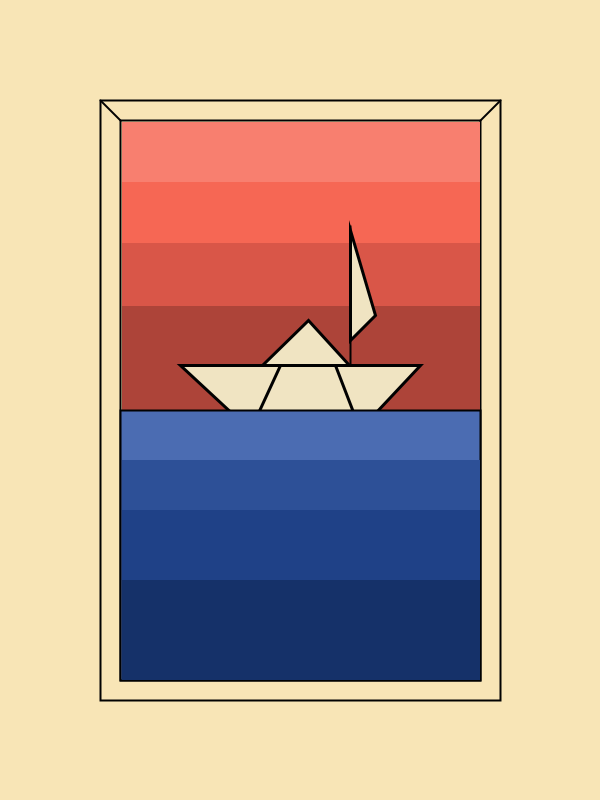
Frame 1 (no input)
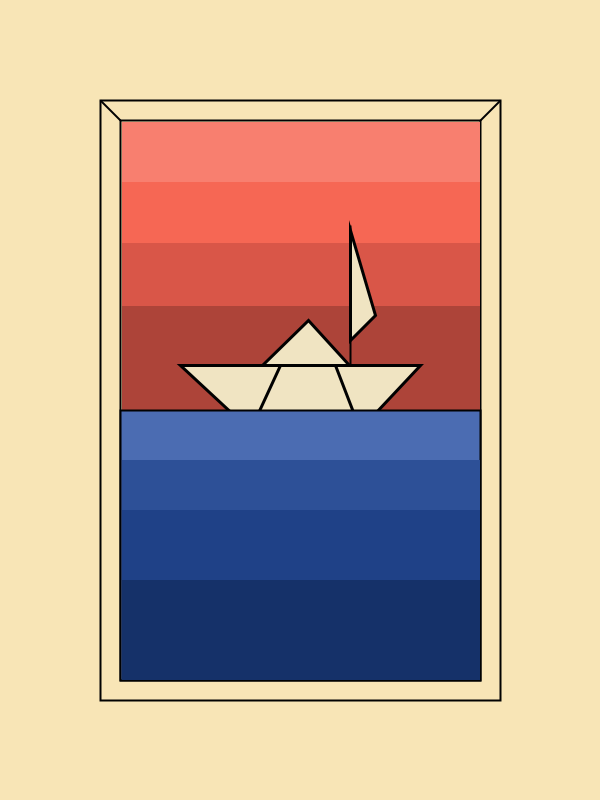
Frame 60 (the mouse pressed at the canvas centre just before this capture)
Frame 120 (the mouse held since frame 60 and released just before this capture): identical to frame 60, image omitted

The Processing sketch that drew these frames (run headless with seeded random() and noise(); from frame 60 on, the mouse is pressed at the canvas centre):

// Processing sketch: Shape_Piece
// ── Shape_Piece.pde
void setup() {
  size(600, 800);
}

void draw() {
  background(#F8E5B6);
  //frame
  stroke(2);
  strokeWeight(2);
  fill(#F8E5B6);
  rect(100, 100, 400, 600);
  rect(120, 120, 360, 560);
  line(100, 100, 120, 120);
  line(480, 120, 500, 100);

  //sun + sunset
  noStroke();
  fill(#f66754);
  rect(122, 122, 358, 512);
  fill(#d95648);
  rect(122, 243, 358, 323);
  fill(#f87f6f);
  rect(122, 122, 358, 60);
  fill(#ad4439);
  rect(122, 306, 358, 290);


  //little boat
  fill(#f0e4c2);
  stroke(1);
  strokeWeight(3);
  quad(180, 365, 420, 365, 359, 430, 250, 430);
  line(280, 365, 250, 430);
  line(335, 365, 360, 430);
  triangle(308, 320, 262, 365, 349, 365);
  triangle(350, 230, 375, 315, 350, 340);


  strokeWeight(2);
  strokeCap(SQUARE);
  line(350, 225, 350, 365);

  //water
  fill(#4b6cb2);
  rect(120, 410, 360, 270);

  //water gradient
  noStroke();
  fill(#3b5ea4);
  rect(122, 460, 358, 200);
  fill(#2d5097);
  rect(122, 460, 358, 190);
  fill(#1f4187);
  rect(122, 510, 358, 120);
  fill(#153169);
  rect(122, 580, 358, 100);


  if (frameCount == 1) {
    save("The Boat of a Child at Sea.png");
  }
}
